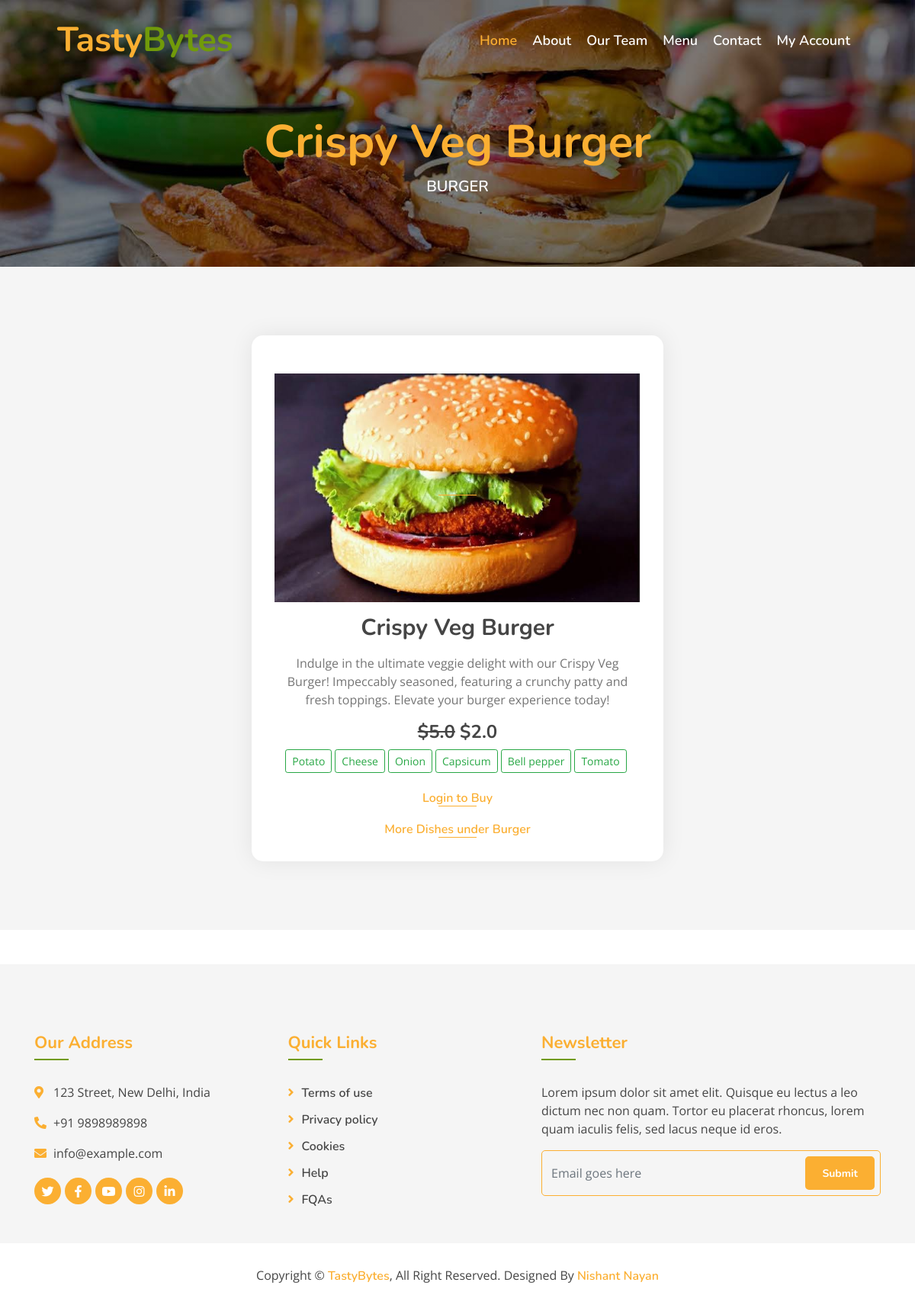
Page /dish/3/ on the committed database.
### products/models.py (models this page shows, shortened)
class Dish(models.Model):
    name = models.CharField(max_length=200, unique=True)
    image = models.ImageField(upload_to='dishes/%Y/%m/%d')
    ingredients = models.TextField()
    details = models.TextField(blank=True)
    category = models.ForeignKey(Category, on_delete=models.CASCADE)
    price = models.FloatField()
    discounted_price = models.FloatField(blank=True)
    is_available = models.BooleanField(default=True)
    added_on = models.DateTimeField(auto_now_add=True)
    updated_on = models.DateTimeField(auto_now=True)
    class Meta:
        verbose_name_plural ="Dish Table"

class Category(models.Model):
    name = models.CharField(max_length=100, unique=True)
    image = models.ImageField(upload_to="categories/%Y/%m/%d")
    icon = models.CharField(max_length=50, blank=True)
    description = models.TextField()
    added_on = models.DateTimeField(auto_now_add=True)
    updated_on = models.DateTimeField(auto_now=True)

### products/views.py (the view, shortened to what this page needs)
# urls.py: path('dish/<int:id>/', views.single_dish, name='dish'),
def single_dish(request, id):
    context={}
    dish = get_object_or_404(Dish, id=id)
    context.update({'dish':dish})
    return render(request,'dish.html', context)

### template/dish.html (shortened to what this page needs)
{% extends "base.html" %}
{% block content %}
<div class="page-header mb-0">
    <div class="container">
        <div class="row">
            <div class="col-12">
                <h2>{{dish.name}}</h2>
            </div>
            <div class="col-12">
                <a href="/dishes/?q={{dish.category.id}}">{{dish.category.name}}</a>
            </div>
        </div>
    </div>
</div>
<div class="food mt-0">
    <div class="container">
        <div class="row align-items-center">
            <div class="col-md-6 mx-auto">
                <div class="food-item">
                    <a href="/media/{{dish.image}}" target="_blank"><img src="/media/{{dish.image}}" style="height: 300px;width: 100%;"></a>
                    <h2 class="my-3">{{dish.name}}</h2>
                    <p>
                        {{dish.details}}
                    </p>
                    <h4 class="menu-text" style="font-weight: normal;">
                        {% if dish.price != dish.discounted_price %}
                            <strong><del>&dollar;{{dish.price}}</del></strong>
                        {% endif %}
                            <strong>&dollar;{{dish.discounted_price}}</strong>
                    </h4>
                    <p>
                    </p>
                    {% if dish.is_available %}
                        {% if user.is_superuser or user.is_staff %}
                        {% elif user.is_active %}
                            {{form.render}}
                        {% else %}
                            <p><a href="{% url 'login' %}">Login to Buy</a> </p>
                        {% endif %}
                    {% else %}
                        <p class="text-danger">Not Available for delivery!</p>
                    {% endif %}
                    <a href="/dishes/?q={{dish.category.id}}">More Dishes under {{dish.category.name}}</a>
                </div>
            </div>
        </div>
    </div>
</div>
{% endblock %}

### static/css/style.css (style rules this page uses)
body { color: #757575; background: #ffffff; font-family: 'open sans', sans-serif; }
h1, h2, h3, h4, h5, h6 { color: #454545; font-family: 'Nunito', sans-serif; }
a { font-family: 'Nunito', sans-serif; font-weight: 600; color: #fbaf32; transition: .3s; }
.page-header { position: relative; margin-bottom: 45px; padding: 150px 0 90px 0; text-align: center; background: linear-gradient(rgba(0, 0, 0, .5), rgba(0, 0, 0, .5)), url(../img/page-header.jpg); background-position: center; background-repeat: no-repeat; background-size: cover; }
.page-header h2 { position: relative; color: #fbaf32; font-size: 60px; font-weight: 700; }
.page-header a { position: relative; padding: 0 12px; font-size: 20px; text-transform: uppercase; color: #ffffff; }
.page-header a::after { position: absolute; content: "/"; width: 8px; height: 8px; top: -1px; right: -7px; text-align: center; color: #fbaf32; }
.page-header a:last-child::after { display: none; }
.food { position: relative; width: 100%; padding: 90px 0 60px 0; margin: 45px 0; background: rgba(0, 0, 0, .04); }
.food .food-item { position: relative; width: 100%; margin-bottom: 30px; padding: 50px 30px 30px; text-align: center; background: #ffffff; border-radius: 15px; box-shadow: 0 0 30px rgba(0, 0, 0, .08); transition: .3s; }
.food .food-item h2 { font-size: 30px; font-weight: 700; }
.food .food-item a { position: relative; font-size: 16px; }
.food .food-item a::after { position: absolute; content: ""; width: 50px; height: 1px; bottom: 0; left: calc(50% - 25px); background: #fbaf32; transition: .3s; }

### rows in the picture
Dish: name "Crispy Veg Burger", category.name "BURGER", image (picture), details "Indulge in the ultimate veggie delight with our Crispy Veg Burger! Impeccably seasoned, featuring a crunchy patty and fresh toppings. Elevate your burger experience today!", price "5.0", discounted_price "2.0", category.name "Burger"
